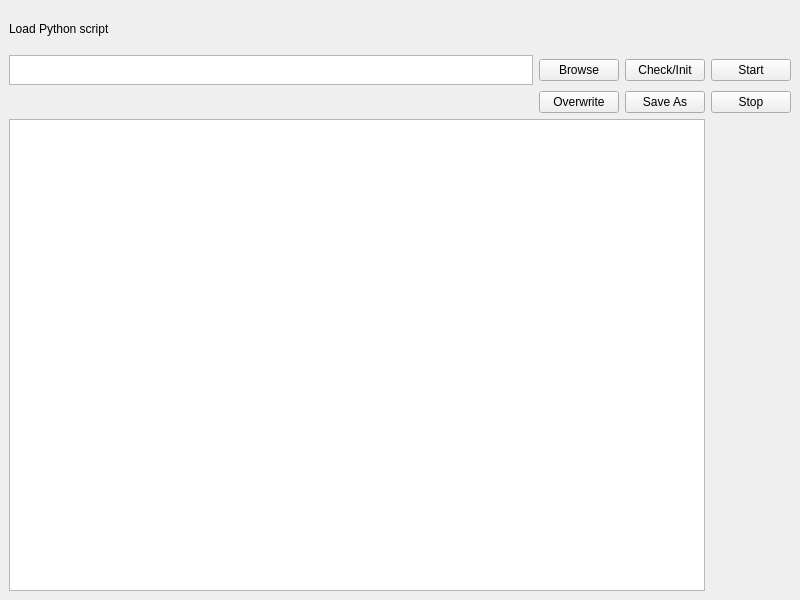
<?xml version="1.0" encoding="UTF-8"?>
<ui version="4.0">
 <class>MainWindow</class>
 <widget class="QMainWindow" name="MainWindow">
  <property name="geometry">
   <rect>
    <x>0</x>
    <y>0</y>
    <width>800</width>
    <height>600</height>
   </rect>
  </property>
  <property name="windowTitle">
   <string>MainWindow</string>
  </property>
  <widget class="QWidget" name="centralwidget">
   <layout class="QVBoxLayout" name="verticalLayout">
    <item>
     <layout class="QGridLayout" name="gridLayout">
      <item row="1" column="2">
       <widget class="QPushButton" name="btnInitPython">
        <property name="text">
         <string>Check/Init</string>
        </property>
       </widget>
      </item>
      <item row="2" column="2">
       <widget class="QPushButton" name="btnSaveAs">
        <property name="text">
         <string>Save As</string>
        </property>
       </widget>
      </item>
      <item row="0" column="0">
       <widget class="QLabel" name="label">
        <property name="maximumSize">
         <size>
          <width>16777215</width>
          <height>40</height>
         </size>
        </property>
        <property name="text">
         <string>Load Python script</string>
        </property>
       </widget>
      </item>
      <item row="1" column="1">
       <widget class="QPushButton" name="btnBrowse">
        <property name="text">
         <string>Browse</string>
        </property>
       </widget>
      </item>
      <item row="2" column="1">
       <widget class="QPushButton" name="btnOverwrite">
        <property name="text">
         <string>Overwrite</string>
        </property>
       </widget>
      </item>
      <item row="2" column="0">
       <widget class="QLabel" name="lblStatus">
        <property name="text">
         <string/>
        </property>
       </widget>
      </item>
      <item row="1" column="0">
       <widget class="QTextEdit" name="textBrowseScript">
        <property name="maximumSize">
         <size>
          <width>16777215</width>
          <height>30</height>
         </size>
        </property>
       </widget>
      </item>
      <item row="3" column="0" rowspan="2" colspan="3">
       <widget class="QTextEdit" name="textScript"/>
      </item>
      <item row="3" column="3" rowspan="2">
       <widget class="QWidget" name="widgetGrc" native="true">
        <property name="minimumSize">
         <size>
          <width>0</width>
          <height>200</height>
         </size>
        </property>
        <layout class="QVBoxLayout" name="widgetGrcLayout"/>
       </widget>
      </item>
      <item row="1" column="3">
       <widget class="QPushButton" name="btnStartFlow">
        <property name="text">
         <string>Start</string>
        </property>
       </widget>
      </item>
      <item row="2" column="3">
       <widget class="QPushButton" name="btnStopFlow">
        <property name="text">
         <string>Stop</string>
        </property>
       </widget>
      </item>
     </layout>
    </item>
   </layout>
  </widget>
 </widget>
 <resources/>
 <connections/>
</ui>
